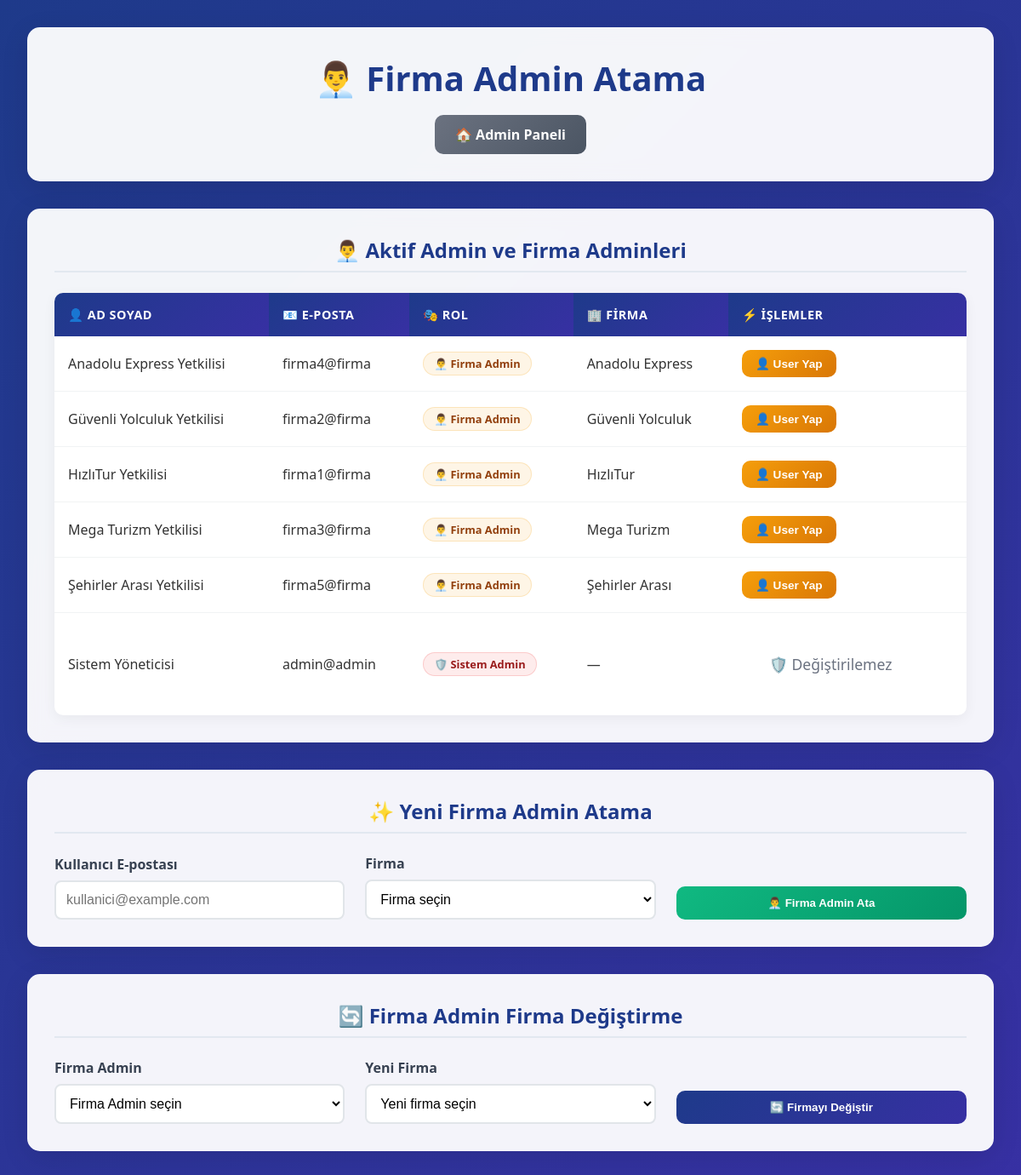
The app's page /admin/assign_firma_admin.php (signed in) with its own data.
### tables this page shows
CREATE TABLE users (
    id TEXT PRIMARY KEY,
    fullname TEXT NOT NULL,
    email TEXT NOT NULL UNIQUE,
    password TEXT NOT NULL,
    role TEXT NOT NULL CHECK(role IN ('user','firma_admin','admin')),
    company_id TEXT NULL,
    balance REAL DEFAULT 0,
    created_at TIMESTAMP DEFAULT CURRENT_TIMESTAMP,
    FOREIGN KEY (company_id) REFERENCES companies(id) ON DELETE SET NULL
);

CREATE TABLE companies (
    id TEXT PRIMARY KEY,
    name TEXT NOT NULL,
    created_at TIMESTAMP DEFAULT CURRENT_TIMESTAMP
);

### public/admin/assign_firma_admin.php (the view, shortened to what this page needs)
<?php
$pdo = Database::getConnection();
$firmaAdmins = $pdo->query("
    SELECT u.id, u.fullname, u.email, u.role, u.company_id, c.name as company_name
    FROM users u
    LEFT JOIN companies c ON c.id = u.company_id
    WHERE u.role IN ('firma_admin', 'admin')
    ORDER BY u.role DESC, u.fullname ASC
")->fetchAll();
?>
<!DOCTYPE html>
<html lang="tr">
<head>
</head>
<body>
    <div class="container">
        <div class="header">
            <h1>👨‍💼 Firma Admin Atama</h1>
            <div class="nav">
                <a class="btn btn-secondary" href="/admin/index.php">🏠 Admin Paneli</a>
            </div>
        </div>
        <div class="form-section">
            <h3 class="form-title">👨‍💼 Aktif Admin ve Firma Adminleri</h3>
            <?php if ($firmaAdmins): ?>
                <table>
                    <thead>
                        <tr>
                            <th>👤 Ad Soyad</th>
                            <th>📧 E-posta</th>
                            <th>🎭 Rol</th>
                            <th>🏢 Firma</th>
                            <th>⚡ İşlemler</th>
                        </tr>
                    </thead>
                    <tbody>
                        <?php foreach ($firmaAdmins as $admin): ?>
                            <tr>
                                <td><?=htmlspecialchars($admin['fullname'])?></td>
                                <td><?=htmlspecialchars($admin['email'])?></td>
                                <td>
                                    <span class="role-badge role-<?=htmlspecialchars($admin['role'])?>">
                                        <?=htmlspecialchars($admin['role'] === 'firma_admin' ? '👨‍💼 Firma Admin' : '🛡️ Sistem Admin')?>
                                    </span>
                                </td>
                                <td><?=htmlspecialchars($admin['company_name'] ?? '—')?></td>
                                <td>
                                    <div class="actions">
                                        <?php if ($admin['role'] !== 'admin'): ?>
                                            <form method="post" style="display: inline;">
                                                <button type="submit" class="btn btn-warning" onclick="return confirm('Bu kullanıcıyı normal kullanıcı seviyesine düşürmek istediğinizden emin misiniz?')">
                                                    👤 User Yap
                                                </button>
                                            </form>
                                        <?php else: ?>
                                            <span class="muted">🛡️ Değiştirilemez</span>
                                        <?php endif; ?>
                                    </div>
                                </td>
                            </tr>
                        <?php endforeach; ?>
                    </tbody>
                </table>
            <?php endif; ?>
        </div>
        <div class="form-section">
            <h3 class="form-title">✨ Yeni Firma Admin Atama</h3>
            <form method="post" class="form-grid">
                <div class="form-group">
                    <label for="email">Kullanıcı E-postası</label>
                    <input type="email" name="email" id="email" placeholder="kullanici@example.com" required />
                </div>
                <div class="form-group">
                    <label for="company_id">Firma</label>
                    <select name="company_id" id="company_id" required>
                        <option value="">Firma seçin</option>
                    </select>
                </div>
                <div class="form-group">
                    <button class="btn btn-success" type="submit">👨‍💼 Firma Admin Ata</button>
                </div>
            </form>
        </div>
        <div class="form-section">
            <h3 class="form-title">🔄 Firma Admin Firma Değiştirme</h3>
            <?php if ($firmaAdmins): ?>
                <form method="post" class="form-grid">
                    <div class="form-group">
                        <label for="user_id">Firma Admin</label>
                        <select name="user_id" id="user_id" required>
                            <option value="">Firma Admin seçin</option>
                        </select>
                    </div>
                    <div class="form-group">
                        <label for="new_company_id">Yeni Firma</label>
                        <select name="company_id" id="new_company_id" required>
                            <option value="">Yeni firma seçin</option>
                        </select>
                    </div>
                    <div class="form-group">
                        <button class="btn" type="submit">🔄 Firmayı Değiştir</button>
                    </div>
                </form>
            <?php endif; ?>
        </div>
    </div>
</body>
</html>

### public/admin/assign_firma_admin.php (style rules this page uses)
* { margin: 0; padding: 0; box-sizing: border-box; }
body { font-family: 'Segoe UI', Tahoma, Geneva, Verdana, sans-serif; background: linear-gradient(135deg, #1e3a8a 0%, #3730a3 100%); min-height: 100vh; color: #333; }
.container { max-width: 1400px; margin: 0 auto; padding: 2rem; }
.header { background: rgba(255, 255, 255, 0.95); backdrop-filter: blur(10px); border-radius: 15px; padding: 2rem; margin-bottom: 2rem; box-shadow: 0 8px 32px rgba(0, 0, 0, 0.1); }
.header h1 { font-size: 2.5rem; color: #1e3a8a; margin-bottom: 1rem; text-align: center; }
.nav { display: flex; gap: 1rem; justify-content: center; margin-top: 1rem; }
.btn { padding: 0.75rem 1.5rem; border: none; background: linear-gradient(135deg, #1e3a8a, #3730a3); color: #fff; border-radius: 10px; text-decoration: none; display: inline-block; font-weight: 600; transition: all 0.3s ease; cursor: pointer; }
.btn-secondary { background: linear-gradient(135deg, #6b7280, #4b5563); }
.btn-success { background: linear-gradient(135deg, #10b981, #059669); }
.btn-warning { background: linear-gradient(135deg, #f59e0b, #d97706); }
.form-section { background: rgba(255, 255, 255, 0.95); backdrop-filter: blur(10px); border-radius: 15px; padding: 2rem; margin-bottom: 2rem; box-shadow: 0 8px 32px rgba(0, 0, 0, 0.1); }
.form-title { font-size: 1.5rem; color: #1e3a8a; margin-bottom: 1.5rem; text-align: center; border-bottom: 2px solid #e2e8f0; padding-bottom: 0.5rem; }
.form-grid { display: grid; grid-template-columns: repeat(auto-fit, minmax(250px, 1fr)); gap: 1rem 1.5rem; align-items: end; }
.form-group { display: flex; flex-direction: column; }
.form-group label { font-weight: 600; color: #374151; margin-bottom: 0.5rem; }
.form-grid input, .form-grid select { padding: 0.75rem; border: 2px solid #e1e5e9; border-radius: 8px; font-size: 1rem; transition: all 0.3s ease; background: white; }
table { width: 100%; border-collapse: collapse; margin-top: 1rem; background: white; border-radius: 10px; overflow: hidden; box-shadow: 0 4px 15px rgba(0, 0, 0, 0.05); }
th { background: linear-gradient(135deg, #1e3a8a, #3730a3); color: white; padding: 1rem; text-align: left; font-weight: 600; font-size: 0.9rem; text-transform: uppercase; letter-spacing: 0.5px; }
td { padding: 1rem; border-bottom: 1px solid #f1f3f4; transition: background-color 0.2s ease; }
tr:last-child td { border-bottom: none; }
.role-badge { padding: 0.25rem 0.75rem; border-radius: 20px; font-size: 0.8rem; font-weight: bold; display: inline-block; }
.role-admin { background: rgba(239, 68, 68, 0.1); color: #991b1b; border: 1px solid rgba(239, 68, 68, 0.2); }
.role-firma_admin { background: rgba(245, 158, 11, 0.1); color: #92400e; border: 1px solid rgba(245, 158, 11, 0.2); }
.muted { color: #6b7280; text-align: center; padding: 2rem; font-size: 1.1rem; }
.actions { display: flex; gap: 0.5rem; flex-wrap: wrap; }
.actions .btn { padding: 0.5rem 1rem; font-size: 0.85rem; }

### records on screen
users: fullname "Anadolu Express Yetkilisi", email "firma4@firma", role "👨‍💼 Firma Admin", company.name "Anadolu Express"
users: fullname "Güvenli Yolculuk Yetkilisi", email "firma2@firma", role "👨‍💼 Firma Admin", company.name "Güvenli Yolculuk"
users: fullname "HızlıTur Yetkilisi", email "firma1@firma", role "👨‍💼 Firma Admin", company.name "HızlıTur"
users: fullname "Mega Turizm Yetkilisi", email "firma3@firma", role "👨‍💼 Firma Admin", company.name "Mega Turizm"
users: fullname "Şehirler Arası Yetkilisi", email "firma5@firma", role "👨‍💼 Firma Admin", company.name "Şehirler Arası"
users: fullname "Sistem Yöneticisi", email "admin@admin", role "🛡️ Sistem Admin", company_name "—", shows "🛡️ Değiştirilemez"
